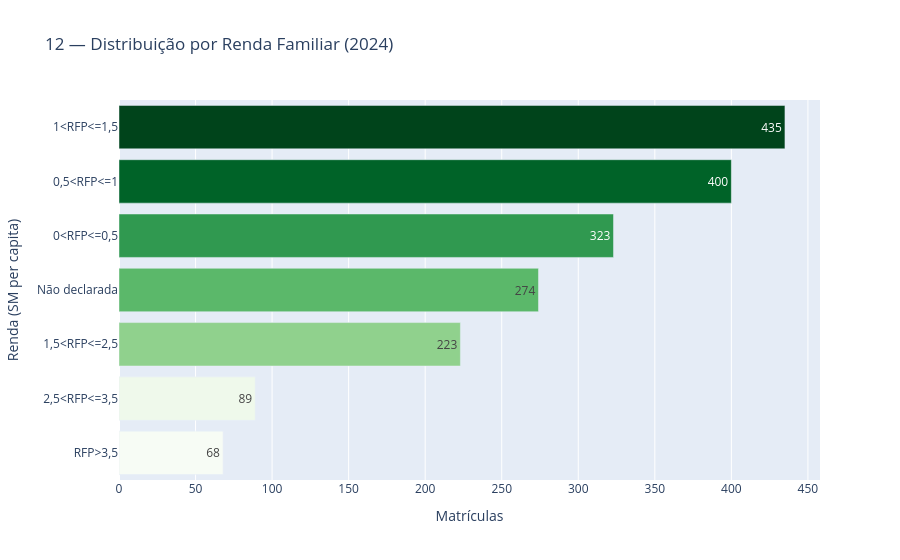

Notebook code for this chart:
### Code cell
# ── Gráfico 12: Distribuição por renda familiar — último ano (barras horizontais)
# Barras horizontais facilitam a leitura dos rótulos longos das faixas de renda.
# reindex() garante que as faixas apareçam na ordem lógica (menor → maior renda).

rendas_ultimo = [r for r in rendas_presentes if r in df["Renda Familiar"].unique()]

renda_df = (
    df["Renda Familiar"]
    .value_counts()
    .reindex(rendas_ultimo)
    .reset_index()
)
renda_df.columns = ["Renda", "Qtd"]

fig_12 = px.bar(
    renda_df.sort_values("Qtd", ascending=True),
    x="Qtd",
    y="Renda",
    orientation="h",
    color="Qtd",
    color_continuous_scale="Greens",
    text_auto=True,
    title=f"12 — Distribuição por Renda Familiar ({ultimo_ano})",
    labels={"Qtd": "Matrículas", "Renda": "Renda (SM per capita)"},
)
fig_12.update_layout(coloraxis_showscale=False)
fig_12.show()

### Figure 1 — Plotly figure (JSON) as saved in the notebook; plotly's stock layout.template omitted (floating-point values rounded to 4 significant figures)
{"data": [{"hovertemplate": "Matrículas=%{marker.color}<br>Renda (SM per capita)=%{y}<extra></extra>", "legendgroup": "", "marker": {"color": [68, 89, 223, 274, 323, 400, 435], "coloraxis": "coloraxis", "pattern": {"shape": ""}}, "name": "", "orientation": "h", "showlegend": false, "textposition": "auto", "texttemplate": "%{x}", "type": "bar", "x": [68, 89, 223, 274, 323, 400, 435], "xaxis": "x", "y": ["RFP>3,5", "2,5<RFP<=3,5", "1,5<RFP<=2,5", "Não declarada", "0<RFP<=0,5", "0,5<RFP<=1", "1<RFP<=1,5"], "yaxis": "y"}], "layout": {"barmode": "relative", "coloraxis": {"colorbar": {"title": {"text": "Matrículas"}}, "colorscale": [[0, "rgb(247,252,245)"], [0.125, "rgb(229,245,224)"], [0.25, "rgb(199,233,192)"], [0.375, "rgb(161,217,155)"], [0.5, "rgb(116,196,118)"], [0.625, "rgb(65,171,93)"], [0.75, "rgb(35,139,69)"], [0.875, "rgb(0,109,44)"], [1, "rgb(0,68,27)"]], "showscale": false}, "legend": {"tracegroupgap": 0}, "title": {"text": "12 — Distribuição por Renda Familiar (2024)"}, "xaxis": {"anchor": "y", "domain": [0, 1], "title": {"text": "Matrículas"}}, "yaxis": {"anchor": "x", "domain": [0, 1], "title": {"text": "Renda (SM per capita)"}}}}
